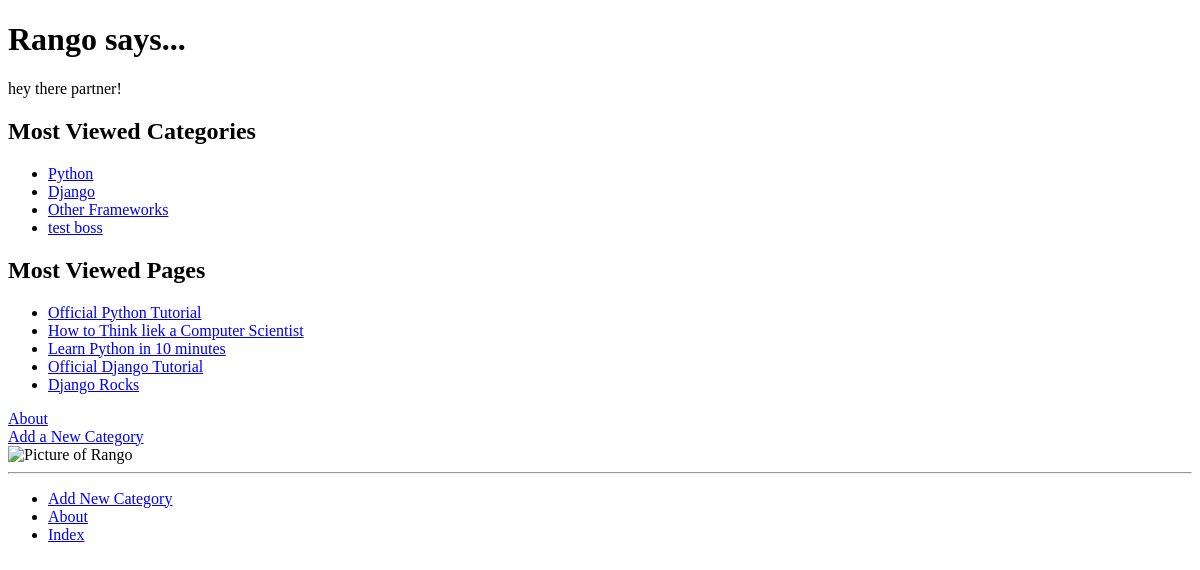
The app's page /, older data.
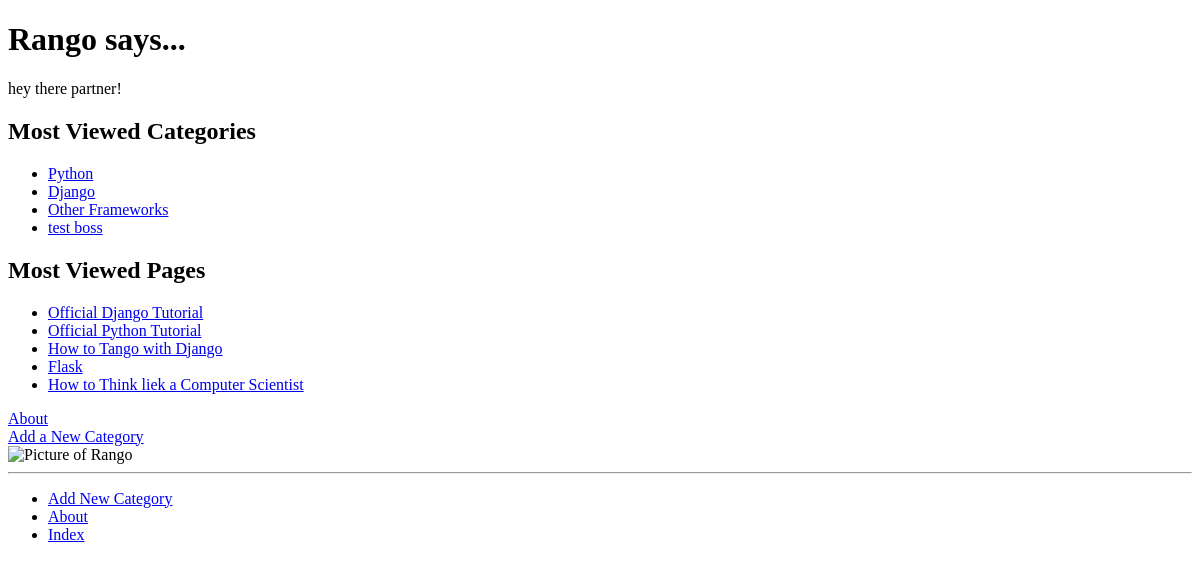
The same page, newer data.
### rangoapp/models.py (models this page shows, shortened)
class Category(models.Model):
    name = models.CharField(max_length=128, unique=True)
    views = models.IntegerField(default=0)
    likes = models.IntegerField(default=0)
    slug = models.SlugField(unique=True)
    class Meta:
        verbose_name_plural = 'categories'

class Page(models.Model):
    category = models.ForeignKey(Category)
    title = models.CharField(max_length=128)
    url = models.URLField()
    views = models.IntegerField(default=0)

### rangoapp/views.py (the view)
# urls.py: url(r'^$', views.index, name='index'),
def index(request):
    category_list = Category.objects.order_by('-likes')[:5]
    page_list = Page.objects.order_by('views')[:5]
    context_dict = {'categories': category_list, 'pages': page_list}
    return render(request, 'rangoapp/index.html', context=context_dict)

### templates/rangoapp/index.html
{% extends 'rangoapp/base.html' %}
{% load staticfiles %}
{% block body_block %}
        <h1>Rango says...</h1>
        <div>hey there partner!</div>
        <div>
            <h2>Most Viewed Categories</h2>
            {% if categories %}
            <ul>
                {% for category in categories %}
                    <li>
                       <a href="{% url 'show_category' category.slug %}">
                           {{ category.name }}
                        </a>
                    </li>
                {% endfor %}
            </ul>
            {% else %}
                <strong>There are no categories present.</strong>
            {% endif %}
        </div>
        <div>
                <h2>Most Viewed Pages</h2>
                {% if pages %}
                <ul>
                    {% for page in pages %}
                        <li>
                            <a href="{{ page.url }}">{{ page.title }}</a>
                        </li>
                    {% endfor %}
                </ul>
                {% else %}
                    <strong>There are no categories present.</strong>
                {% endif %}
            </div>
        <div>
            <a href="/rangoapp/about/">About</a> <br />
            <a href="/rangoapp/add_category/">Add a New Category</a> <br />
            <img src="{% static "images/django.png" %}"
                 alt="Picture of Rango" />
        </div>
{% endblock body_block %}

Row changes from the older to the newer data that the page shows:
no longer on this page (row edited): Page: title "Learn Python in 10 minutes"
no longer on this page (row edited): Page: title "Django Rocks"
changed Page "Official Django Tutorial": moves up the list
now on this page (row edited): Page: title "How to Tango with Django"
now on this page (row edited): Page: title "Flask"
